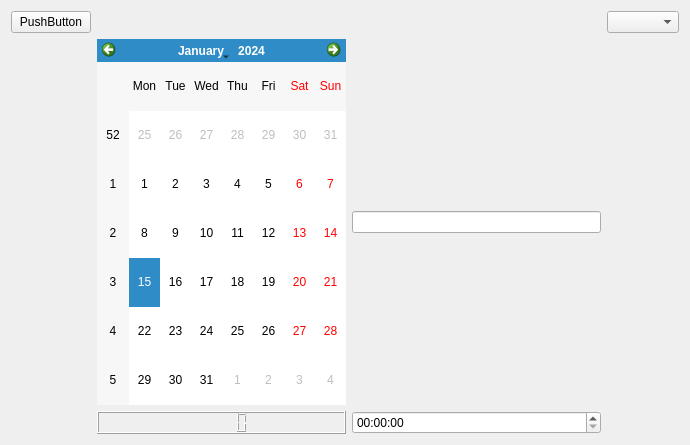
<?xml version="1.0" encoding="UTF-8"?>
<ui version="4.0">
 <class>helloForm</class>
 <widget class="QWidget" name="helloForm">
  <property name="geometry">
   <rect>
    <x>0</x>
    <y>0</y>
    <width>690</width>
    <height>445</height>
   </rect>
  </property>
  <property name="windowTitle">
   <string>Form</string>
  </property>
  <layout class="QGridLayout" name="gridLayout">
   <item row="1" column="1">
    <widget class="QCalendarWidget" name="calendarWidget"/>
   </item>
   <item row="3" column="1">
    <widget class="QLCDNumber" name="lcdNumber"/>
   </item>
   <item row="0" column="3">
    <widget class="QComboBox" name="comboBox"/>
   </item>
   <item row="0" column="0">
    <widget class="QPushButton" name="pushButton">
     <property name="text">
      <string>PushButton</string>
     </property>
    </widget>
   </item>
   <item row="1" column="2">
    <widget class="QLineEdit" name="lineEdit"/>
   </item>
   <item row="3" column="2">
    <widget class="QTimeEdit" name="timeEdit"/>
   </item>
  </layout>
 </widget>
 <resources/>
 <connections/>
</ui>
